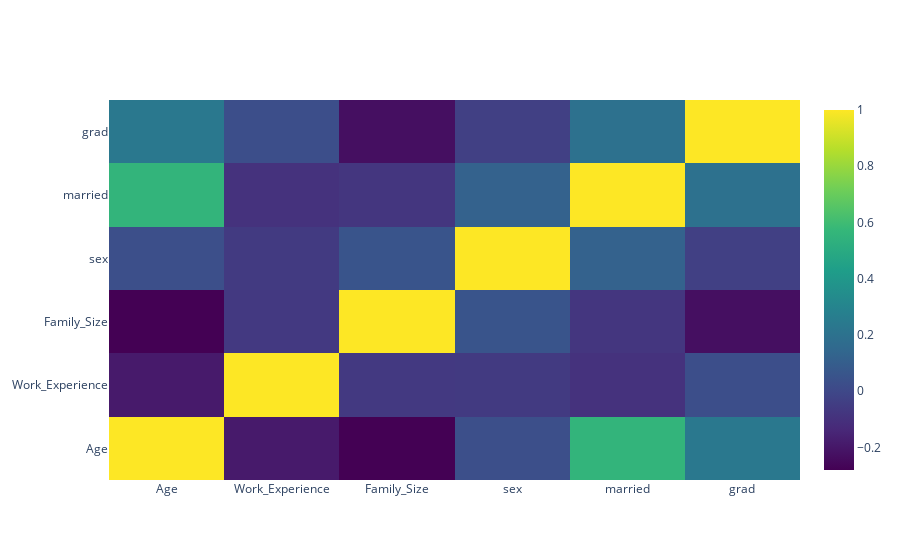

The cell this chart's notebook holds for it:
### Code cell
fig = go.Figure(data=go.Heatmap(
                    z=eda_data.corr(),
                    x=eda_data.corr().columns,
                    y=eda_data.corr().columns,
                    colorscale='Viridis'))
fig.show()

### Figure 1 — Plotly figure (JSON) as saved in the notebook; plotly's stock layout.template omitted (floating-point values rounded to 4 significant figures)
{"data": [{"colorscale": [[0, "#440154"], [0.1111, "#482878"], [0.2222, "#3e4989"], [0.3333, "#31688e"], [0.4444, "#26828e"], [0.5556, "#1f9e89"], [0.6667, "#35b779"], [0.7778, "#6ece58"], [0.8889, "#b5de2b"], [1, "#fde725"]], "type": "heatmap", "x": ["Age", "Work_Experience", "Family_Size", "sex", "married", "grad"], "y": ["Age", "Work_Experience", "Family_Size", "sex", "married", "grad"], "z": [[1, -0.1908, -0.2805, 0.03022, 0.5581, 0.233], [-0.1908, 1, -0.06323, -0.05988, -0.09668, 0.02869], [-0.2805, -0.06323, 1, 0.05591, -0.0791, -0.2297], [0.03022, -0.05988, 0.05591, 1, 0.1174, -0.03473], [0.5581, -0.09668, -0.0791, 0.1174, 1, 0.1964], [0.233, 0.02869, -0.2297, -0.03473, 0.1964, 1]]}], "layout": {"autosize": true, "xaxis": {"autorange": true, "range": [-0.5, 5.5], "type": "category"}, "yaxis": {"autorange": true, "range": [-0.5, 5.5], "type": "category"}}}
